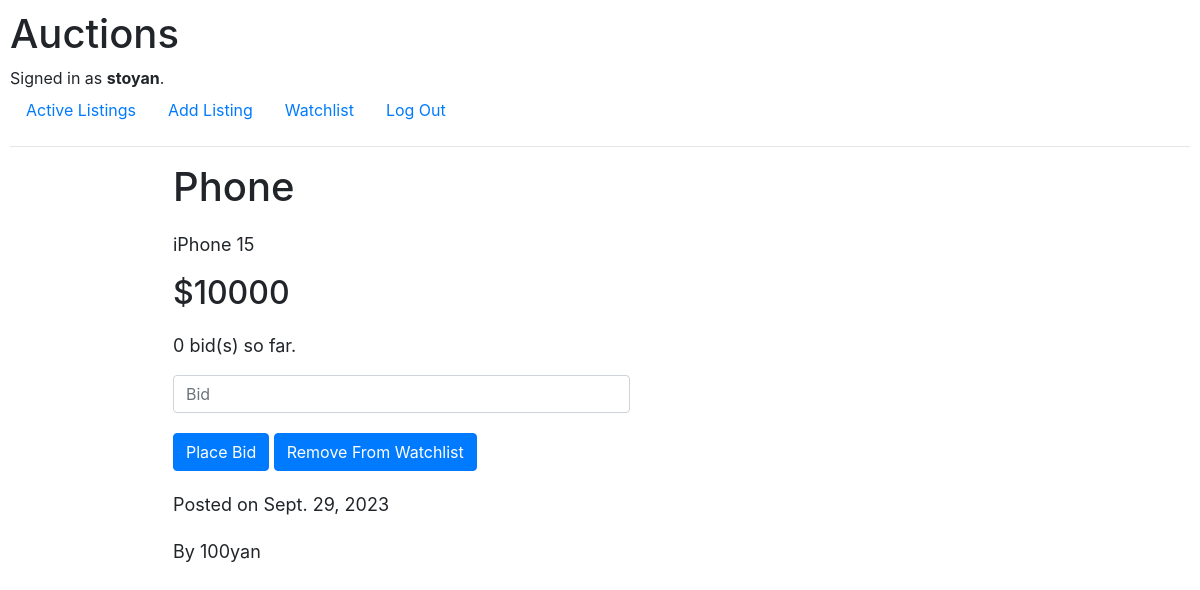
Screenshot of /view/19/Phone (signed in) with the database file from the repository.
### auctions/models.py (models this page shows, shortened)
class User(AbstractUser):
    pass

class Listing(models.Model):
    title = models.CharField(max_length=100)
    added_by = models.ForeignKey(User, on_delete=models.CASCADE, related_name='single_reference')
    watchlist = models.ManyToManyField(User, related_name='multiple_reference', null=True, blank=True)
    def __str__(self):
        watchlist_users = ', '.join([user.username for user in self.watchlist.all()])
        return f'{self.id}, {self.title}, {self.added_by}, {watchlist_users}'

class ListingDetails(models.Model):
    CATEGORY_CHOICES = [
                ('1', 'Fashion'),
                ('2', 'Home'),
                ('3', 'Toys'),
                ('4', 'Electronics'),
                ('5', 'Books'),
                ('6', 'Misc'),
                ]
    descr = models.CharField(max_length=1000)
    starting_bid = models.PositiveIntegerField()
    img = models.URLField(blank=True)
    category = models.CharField(max_length=50, blank=True, choices=CATEGORY_CHOICES)
    listing = models.ForeignKey(Listing, on_delete=models.CASCADE)
    date_added = models.DateField(blank=True)

class Bids(models.Model):
    listing = models.ForeignKey(Listing, on_delete=models.CASCADE)
    highest_bid = models.PositiveIntegerField()
    bidder = models.CharField(max_length=100)
    num_of_bids = models.PositiveIntegerField()

### auctions/views.py (the view, shortened to what this page needs)
# urls.py: path("view/<int:listing_id>/<str:title>", views.view_listing, name="view"),
@login_required
def view_listing(request, listing_id, title):
    listing = Listing.objects.get(id=listing_id)
    get_listing_details = ListingDetails.objects.get(listing=listing_id)
    get_bid = Bids.objects.get(listing=listing_id)
    current_user = User.objects.get(pk=request.user.id)
    watchlist = current_user in listing.watchlist.all()
    context = {
        'title': listing,
        'details': get_listing_details,
        'bids': get_bid,
        'watchlist': watchlist
        }
    return render(request, "auctions/view_listing.html", context)

### auctions/templates/auctions/view_listing.html (shortened to what this page needs)
{% extends 'auctions/layout.html' %}
{% block body %}
<div class="container">
    <div class="flex-listing">
        <div class="listing-column-text">
            <h1>{{ title.title }}</h1>
            <p>{{ details.descr }}</p>
            <h2>${{ bids.highest_bid }}</h2>
            <p>{{ bids.num_of_bids }} bid(s) so far.</p>
            {% if user != title.added_by %}
                <form action="{% url 'view' listing_id=details.listing.id title=title %}" method="POST">
                    <input type="number" class="form-control" placeholder="Bid" name="new_bid">
                    <input type="submit" name='save-bid' class="btn btn-primary" value="Place Bid">
                    {% if not watchlist %}
                        <input type="submit" name='save-watchlist' class="btn btn-primary" value="Add To Watchlist">
                    {% else %}
                        <input type="submit" name='save-watchlist' class="btn btn-primary" value="Remove From Watchlist">
                    {% endif %}
                </form>
            {% endif %}
            <p>Posted on {{ details.date_added }}</p>
            {% if user != title.added_by %}
                <p>By {{ title.added_by }}</p>
            {% endif %}
        </div>
    </div>
</div>
{% endblock %}

### auctions/templates/auctions/layout.html (shortened to what this page needs)
{% load static %}
<!DOCTYPE html>
<html lang="en">
    <head>
        <link rel="stylesheet" href="https://stackpath.bootstrapcdn.com/bootstrap/4.4.1/css/bootstrap.min.css">
        <link href="{% static 'auctions/styles.css' %}" rel="stylesheet">
    </head>
    <body>
        <h1>Auctions</h1>
        <div>
            {% if user.is_authenticated %}
                Signed in as <strong>{{ user.username }}</strong>.
            {% else %}
                Not signed in.
            {% endif %}
        </div>
        <ul class="nav">
            <li class="nav-item">
                <a class="nav-link" href="{% url 'index' %}">Active Listings</a>
            </li>
            <li class="nav-item">
                <a class="nav-link" href="{% url 'create' %}">Add Listing</a>
            </li>
            <li class="nav-item">
                <a class="nav-link" href="{% url 'watchlist' %}">Watchlist</a>
            </li>
            {% if user.is_authenticated %}
                <li class="nav-item">
                    <a class="nav-link" href="{% url 'logout' %}">Log Out</a>
                </li>
            {% endif %}
        </ul>
        <hr>
        {% block body %}
        {% endblock %}
    </body>
</html>

### auctions/static/auctions/styles.css (style rules this page uses)
body { padding: 10px; }
.form-control { margin-bottom: 20px; }
.container { max-width: 80%; margin: auto; }
.listing-column-text { flex-basis: 60%; max-width: 50%; margin-left: 30px; }
.listing-column-text > p { margin-top: 20px; font-size: 18px; }

### rows the page displays
User: username "stoyan"
Listing: title "Phone", added_by "100yan"
ListingDetails: descr "iPhone 15", date_added "Sept. 29, 2023"
Bids: highest_bid "10000", num_of_bids "0"
